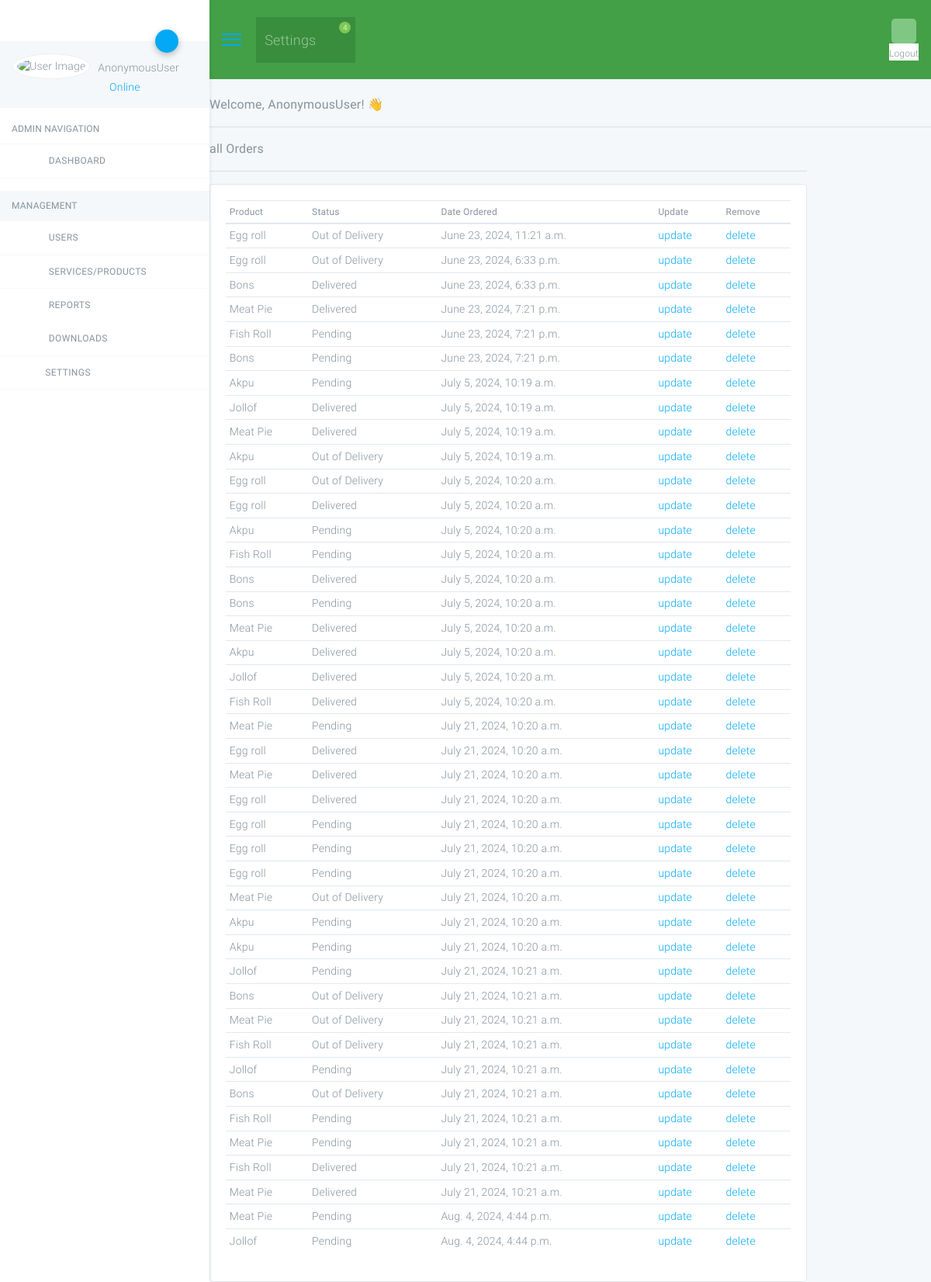
The app's page /view_all_orders/ with its own data.
### accounts/models.py (models this page shows, shortened)
class Order(models.Model):
    STATUS=(
        ('Pending','Pending'),
        ('Out of Delivery','Out of Delivery'),
        ('Delivered','Delivered'),
            )
    customer=models.ForeignKey(Customer,null=True,on_delete=models.SET_NULL)#if customer is deleted, her order remain in the order table with null value for customer
    product=models.ForeignKey(Product,null=True,on_delete=models.SET_NULL)
    date_create=models.DateTimeField(auto_now_add=True,null=True)
    status=models.CharField(max_length=200,null=True,choices=STATUS)
    nates=models.CharField(max_length=1000,null=True)
    '''
    for orders in firstCustomer.order_set.all():
    if order.product.name in allOrders:
    allOrders[order.product.name] +=1
    else:
    allOrders[order.product.name]=1
    #RETURN : ALLoRDERS{'bALL':2,'BBq grill':1}
    '''

class Product(models.Model):
    CATEGORY=(
        ('Indoor','Indoor'),
        ('Out Door','Out Door'),
        ('chops','chops'),
        ('Food','Food'),
        ('Snacks','Snacks'),
        ('appetizer','appetizer'),
    )
    name=models.CharField(max_length=200,null=True)
    price=models.CharField(max_length=200,null=True)
    category=models.CharField(max_length=200,null=True,choices=CATEGORY)
    description=models.CharField(max_length=200,null=True,blank=True)
    tags=models.ManyToManyField(Tag)
    date_create=models.DateTimeField(auto_now_add=True,null=True)
    def __str__(self):
        return self.name

### accounts/views.py (the view)
# urls.py: path('view_all_orders/', views.view_all_orders, name="view_all_orders"),
def view_all_orders(request):
    orders = Order.objects.all()
    customers = Customer.objects.all()
    total_orders = orders.count()
    total_customers = customers.count()
    delivered = orders.filter(status='Delivered').count()
    pending = orders.filter(status='Pending').count()
    context = {'orders': orders,
               'customers': customers,
               'total_orders': total_orders,
               'total_customers': total_customers,
               'delivered': delivered,
               'pending': pending
               }
    return render(request, 'accounts/view_all_orders.html', context)

### accounts/templates/accounts/view_all_orders.html
{% extends 'accounts/dashboard1_base.html' %}
{% block content %}
    <h5> Welcome, {{user}}! 👋 </h5>
    <hr>
        <div class="row">
        <div class="col-md-10">
          <h5>all Orders</h5>
          <hr />
          <div class="card card-body">
            <table class="table table-sm">
              <thead>
                <tr>
                  <th>Product</th>
                  <th>Status</th>
                  <th>Date Ordered</th>
                  <th>Update</th>
                  <th>Remove</th>
                </tr>
              </thead>
              <tbody>
                {% for order in orders %}
                <tr>
                  <td>{{ order.product }}</td>
                  <td>{{ order.status }}</td>
                  <td>{{ order.date_create }}</td>
                  <td><a href="{% url 'update_order' order.id %}">update</a></td>
                  <td><a href="{% url 'delete_order' order.id %}">delete</a></td>
                </tr>
                {% endfor %}
              </tbody>
            </table>
          </div>
        </div>
      </div>
</div>
{% endblock %}

### records on screen
Order: product "Egg roll", status "Out of Delivery", date_create "June 23, 2024, 11:21 a.m."
Order: product "Egg roll", status "Out of Delivery", date_create "June 23, 2024, 6:33 p.m."
Order: product "Bons", status "Delivered", date_create "June 23, 2024, 6:33 p.m."
Order: product "Meat Pie", status "Delivered", date_create "June 23, 2024, 7:21 p.m."
Order: product "Fish Roll", status "Pending", date_create "June 23, 2024, 7:21 p.m."
Order: product "Bons", status "Pending", date_create "June 23, 2024, 7:21 p.m."
Order: product "Akpu", status "Pending", date_create "July 5, 2024, 10:19 a.m."
Order: product "Jollof", status "Delivered", date_create "July 5, 2024, 10:19 a.m."
Order: product "Meat Pie", status "Delivered", date_create "July 5, 2024, 10:19 a.m."
Order: product "Akpu", status "Out of Delivery", date_create "July 5, 2024, 10:19 a.m."
Order: product "Egg roll", status "Out of Delivery", date_create "July 5, 2024, 10:20 a.m."
Order: product "Egg roll", status "Delivered", date_create "July 5, 2024, 10:20 a.m."
Order: product "Akpu", status "Pending", date_create "July 5, 2024, 10:20 a.m."
Order: product "Fish Roll", status "Pending", date_create "July 5, 2024, 10:20 a.m."
Order: product "Bons", status "Delivered", date_create "July 5, 2024, 10:20 a.m."
Order: product "Bons", status "Pending", date_create "July 5, 2024, 10:20 a.m."
Order: product "Meat Pie", status "Delivered", date_create "July 5, 2024, 10:20 a.m."
Order: product "Akpu", status "Delivered", date_create "July 5, 2024, 10:20 a.m."
Order: product "Jollof", status "Delivered", date_create "July 5, 2024, 10:20 a.m."
Order: product "Fish Roll", status "Delivered", date_create "July 5, 2024, 10:20 a.m."
Order: product "Meat Pie", status "Pending", date_create "July 21, 2024, 10:20 a.m."
Order: product "Egg roll", status "Delivered", date_create "July 21, 2024, 10:20 a.m."
Order: product "Meat Pie", status "Delivered", date_create "July 21, 2024, 10:20 a.m."
Order: product "Egg roll", status "Delivered", date_create "July 21, 2024, 10:20 a.m."
Order: product "Egg roll", status "Pending", date_create "July 21, 2024, 10:20 a.m."
Order: product "Egg roll", status "Pending", date_create "July 21, 2024, 10:20 a.m."
Order: product "Egg roll", status "Pending", date_create "July 21, 2024, 10:20 a.m."
Order: product "Meat Pie", status "Out of Delivery", date_create "July 21, 2024, 10:20 a.m."
Order: product "Akpu", status "Pending", date_create "July 21, 2024, 10:20 a.m."
Order: product "Akpu", status "Pending", date_create "July 21, 2024, 10:20 a.m."
Order: product "Jollof", status "Pending", date_create "July 21, 2024, 10:21 a.m."
Order: product "Bons", status "Out of Delivery", date_create "July 21, 2024, 10:21 a.m."
Order: product "Meat Pie", status "Out of Delivery", date_create "July 21, 2024, 10:21 a.m."
Order: product "Fish Roll", status "Out of Delivery", date_create "July 21, 2024, 10:21 a.m."
Order: product "Jollof", status "Pending", date_create "July 21, 2024, 10:21 a.m."
Order: product "Bons", status "Out of Delivery", date_create "July 21, 2024, 10:21 a.m."
Order: product "Fish Roll", status "Pending", date_create "July 21, 2024, 10:21 a.m."
Order: product "Meat Pie", status "Pending", date_create "July 21, 2024, 10:21 a.m."
Order: product "Fish Roll", status "Delivered", date_create "July 21, 2024, 10:21 a.m."
Order: product "Meat Pie", status "Delivered", date_create "July 21, 2024, 10:21 a.m."
Order: product "Meat Pie", status "Pending", date_create "Aug. 4, 2024, 4:44 p.m."
Order: product "Jollof", status "Pending", date_create "Aug. 4, 2024, 4:44 p.m."

### other values on screen
{{ user }} "AnonymousUser"
